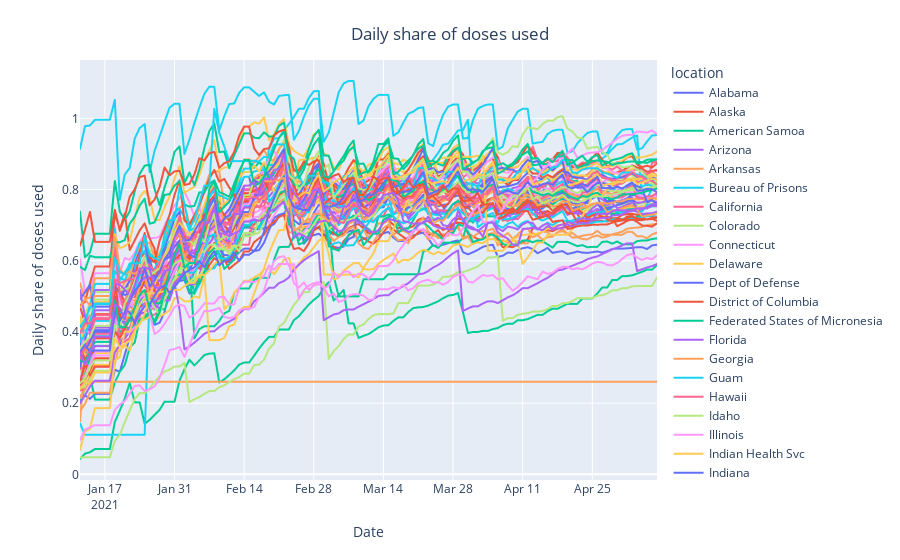

Source (notebook cell):
### Markdown cell above
## Insights:
### The above graph shows the daily trend of vaccinations per million (dvpm). Republoc of Palau has the highest variation in the daily trends. Hawaii has the highest dvpm over the whole time period, peaking in mid April 2021. While at the start of vaccinations Arkansas has the highest dvpm, Hawaii has the highest at April end. However, Arkansas has an immediate,steep decline after mid January. We see an increasing trend in the daily vaccinations in Hawaii with time. Dept of Defense and the other non-state categories have a constant dvpm trend throughout. Alaska, Arizona have shown a decline in the dvpm from mid April.

### Code cell
fig = px.line(data, x = 'date', y ='share_doses_used', color = 'location')
fig.update_layout(
    title={
            'text' :"Daily share of doses used",
            'y':0.95,
            'x':0.5
        },
    xaxis_title="Date",
    yaxis_title="Daily share of doses used"
)
fig.show()
